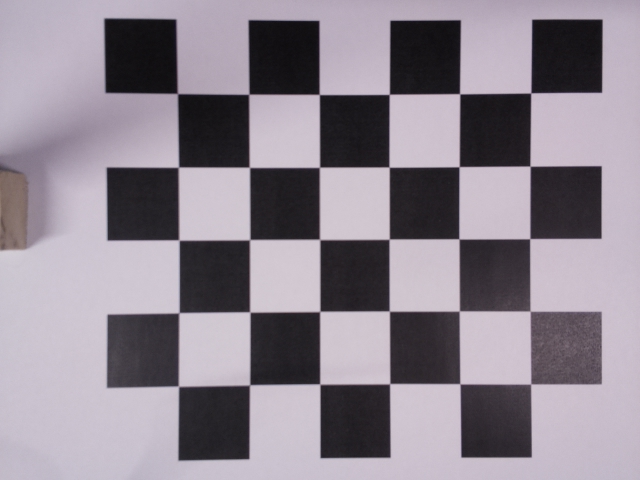
#> input picture ImagesTest/template.jpg, 640 x 480 px
$ python Image2Grid.py
#> lines starting #> are read from the running program, lines starting #| are printed output that depends on the picture; after the words box and inside, x2 and y2 are one past the last pixel; in counts of white or black regions, pixels touching at a corner belong together
import cv2


def get_corners(img):

    def tpl2sum(a, b):
        return tuple([int(a[0]*2-b[0]), int(a[1]*2-b[1])])

    #Inner Corners
    ret, corners = cv2.findChessboardCorners(img, (6, 5), None)
    corners = [tuple(i[0]) for i in corners]

    #Exterior Corners
    leftcorner = []
    rightcorner = []
    topcorner = []
    botcorner = []

    for i in range(5):
        leftcorner += [tpl2sum(corners[i*6], corners[i*6+1])]       # Add left corners
        rightcorner += [tpl2sum(corners[i*6+5], corners[i*6+4])]    # Add right corners
    for i in range(6):
        topcorner += [tpl2sum(corners[i], corners[i+6])]            # Add top corners
        botcorner += [tpl2sum(corners[24+i], corners[18+i])]        # Add bottom corners

    topcorner = [tpl2sum(leftcorner[0], leftcorner[1])] + topcorner + [tpl2sum(rightcorner[0], rightcorner[1])]     # TopLeft + TopRight Corners
    botcorner = [tpl2sum(leftcorner[4], leftcorner[3])] + botcorner + [tpl2sum(rightcorner[4], rightcorner[3])]     # BotLeft + BotRight Corners

    # Reordering
    finalcorner = topcorner
    for i in range(5):
        finalcorner += [leftcorner[i]] + corners[i*6:i*6+6] + [rightcorner[i]]
    finalcorner += botcorner

    return finalcorner


def get_centers(corners, size):
    centers = []
    for i in range(size[0]):
        for j in range(size[1]):
            tl = j * (size[0]+1) + i
            centerx = corners[tl][0] + corners[tl + 1][0] + corners[tl + size[0]+1][0] + corners[tl + size[0]+1 + 1][0]
            centery = corners[tl][1] + corners[tl + 1][1] + corners[tl + size[0]+1][1] + corners[tl + size[0]+1 + 1][1]
            centerx = int(centerx/4)
            centery = int(centery/4)
            centers += [(centerx, centery)]
    return centers


def get_grid(img, centers, size):
    hsv = cv2.cvtColor(img, cv2.COLOR_BGR2HSV)

    redmask = cv2.inRange(hsv, (0, 50, 50), (10, 255, 255))
    redmask += cv2.inRange(hsv, (170, 50, 50), (180, 255, 255))
    yellowmask = cv2.inRange(hsv, (20, 50, 50), (35, 255, 255))

    grid = [['E']*size[0] for i in range(size[1])]

    for e, c in enumerate(centers):
        c = (c[1], c[0])
        if redmask[c]:
            grid[e % size[1]][int(e/size[1])] = 'R'
        if yellowmask[c]:
            grid[e % size[1]][int(e / size[1])] = 'Y'

    return grid


def process_image(image_path, template_path):
#> called with image_path = 'ImagesTest/game5.jpg', template_path = 'ImagesTest/template.jpg'
    size = (7, 6)

    # Only once on the template
    corners = get_corners(cv2.imread(template_path))
#> in get_corners, `ret, corners = cv2.findChessboardCorners(img, (6, 5), None)`: ret = True; corners = 30 rows, first 8: [177.5, 93.58], [248.8, 94.3], [319.3, 94.47], [389.3, 94.34], [459.7, 93.77], [530.7, 92.97], [178.5, 167], [249.4, 167.3]
#> in get_corners, img is the input picture: shape (480, 640, 3); mean B, G, R 143.7, 133.4, 141.8
#> in get_corners, `corners = [tuple(i[0]) for i in corners]`: corners = 30 pairs, first value 177.5 to 530.7, second value 92.97 to 386.3
#> the loop in get_corners, `for i in range(5):` made 5 passes
#> (leftcorner, rightcorner) on passes 1 to 5: ([(106, 92)], [(601, 92)]), ([(106, 92), (107, 166)], [(601, 92), (600, 165)]), ([(106, 92), (107, 166), (108, 240)], [(601, 92), (600, 165), (600, 238)]), ([(106, 92), (107, 166), (108, 240), (108, 313)], [(601, 92), (600, 165), (600, 238), (600, 310)]), ([(106, 92), (107, 166), (108, 240), (108, 313), (107, 387)], [(601, 92), (600, 165), (600, 238), (600, 310), (601, 383)])
#> the loop in get_corners, `for i in range(6):` made 6 passes
#> (topcorner, botcorner) on passes 1 to 5: ([(176, 20)], [(177, 460)]), ([(176, 20), (248, 21)], [(177, 460), (249, 457)]), ([(176, 20), (248, 21), (319, 21)], [(177, 460), (249, 457), (319, 456)]), ([(176, 20), (248, 21), (319, 21), (389, 21)], [(177, 460), (249, 457), (319, 456), (389, 456)]), ([(176, 20), (248, 21), (319, 21), (389, 21), (460, 20)], [(177, 460), (249, 457), (319, 456), (389, 456), (460, 456)])
#> in get_corners, `topcorner = [tpl2sum(leftcorner[0], leftcorner[1])] + topcorner + [tpl..`: topcorner = [(105, 18), (176, 20), (248, 21), (319, 21), (389, 21), (460, 20), (531, 19), (602, 19)]
#> in get_corners, `botcorner = [tpl2sum(leftcorner[4], leftcorner[3])] + botcorner + [tpl..`: botcorner = [(106, 461), (177, 460), (249, 457), (319, 456), (389, 456), (460, 456), (531, 456), (602, 456)]
#> in get_corners, `finalcorner = topcorner`: finalcorner has the same summary as topcorner
#> after the loop in get_corners, `for i in range(5):`: finalcorner = 48 pairs, first value 105 to 602, second value 18 to 387
#> in get_corners, `finalcorner += botcorner`: finalcorner = 56 pairs, first value 105 to 602, second value 18 to 461
#> corners has the same summary as finalcorner in get_corners
    centers = get_centers(corners, size)
#> after the loop in get_centers, `for i in range(size[0]):`: centers = 42 pairs, first value 141 to 566, second value 55 to 423

    # Every turn
    grid = get_grid(cv2.imread(image_path), centers, size)
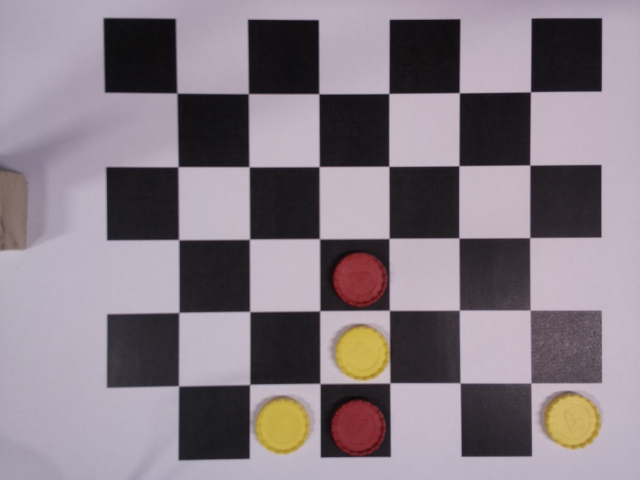
#> input picture ImagesTest/game5.jpg, 640 x 480 px
#> in get_grid, `hsv = cv2.cvtColor(img, cv2.COLOR_BGR2HSV)`: hsv: shape (480, 640, 3); mean H, S, V 140.1, 31.3, 137.3
#> in get_grid, img is the input picture: shape (480, 640, 3); mean B, G, R 132.8, 124.4, 134.8
#> in get_grid, `redmask = cv2.inRange(hsv, (0, 50, 50), (10, 255, 255))`:
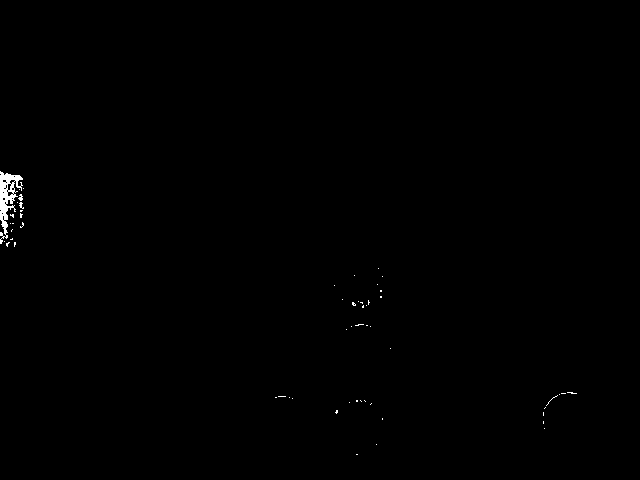
#> redmask: shape (480, 640); 0.3% white; 58 white regions (56 under 20 px), largest, box (x1, y1, x2, y2) and area: (0, 171, 23, 244) 666, (18, 194, 23, 201) 21
#> in get_grid, `redmask += cv2.inRange(hsv, (170, 50, 50), (180, 255, 255))`:
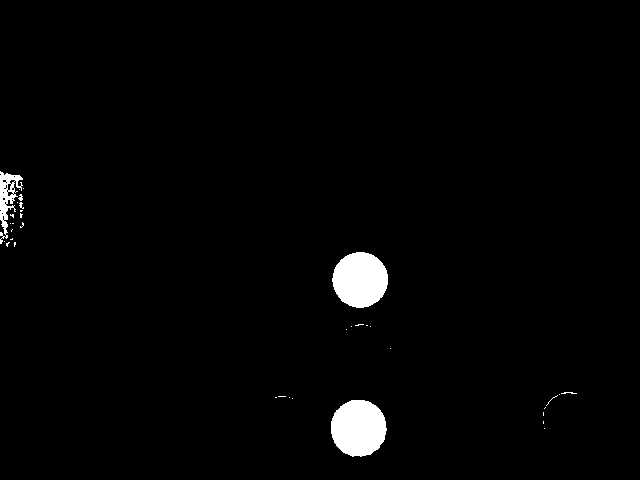
#> redmask: shape (480, 640); 1.9% white; 36 white regions (31 under 20 px), largest, box (x1, y1, x2, y2) and area: (331, 400, 387, 457) 2504, (332, 252, 388, 308) 2428, (0, 171, 23, 244) 666, (18, 194, 23, 201) 21, (561, 392, 577, 394) 20
#> in get_grid, `yellowmask = cv2.inRange(hsv, (20, 50, 50), (35, 255, 255))`:
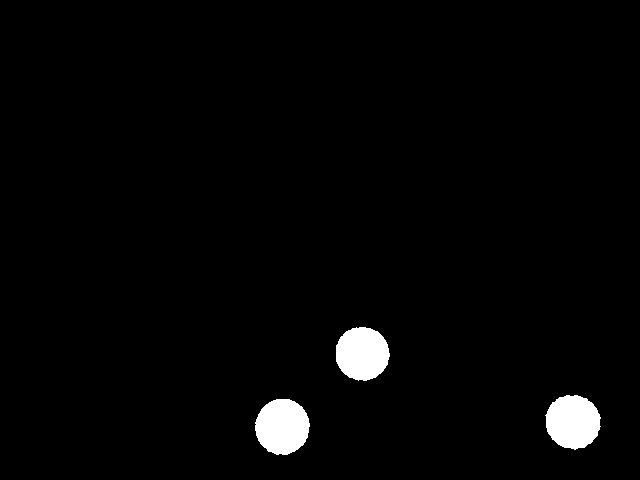
#> yellowmask: shape (480, 640); 2.3% white; 3 white regions, box (x1, y1, x2, y2) and area: (255, 399, 310, 455) 2394, (545, 395, 601, 450) 2338, (336, 327, 390, 381) 2279
#> the loop in get_grid, `for e, c in enumerate(centers):` made 42 passes
#> c on passes 1 to 12: (55, 141), (129, 142), (203, 143), (276, 143), (349, 143), (423, 142), (57, 212), (130, 213), (203, 214), (276, 214), (348, 214), (422, 213)
#> after the loop in get_grid, `for e, c in enumerate(centers):`: grid = [['E', 'E', 'E', 'E', 'E', 'E', 'E'], ['E', 'E', 'E', 'E', 'E', 'E', 'E'], ['E', 'E', 'E', 'E', 'E', 'E', 'E'], ['E', 'E', 'E', 'R', 'E', 'E', 'E'], ['E', 'E', 'E', 'Y', 'E', 'E', 'E'], ['E', 'E', 'Y', 'R', 'E', 'E', 'Y']]

    return grid


# Visual confirmation Points
def process_image_visual(image_path, template_path):
    size = (7, 6)

    # Only once on the template
    corners = get_corners(cv2.imread(template_path))
    centers = get_centers(corners, size)

    # Every turn
    grid = get_grid(cv2.imread(image_path), centers, size)

    out = cv2.imread(image_path)
    for i in corners:
        cv2.circle(out, i, 2, (0, 0, 255), 7)

    for i in centers:
        cv2.circle(out, i, 2, (0, 255, 0), 7)

    cv2.imshow("Result", out)
    cv2.waitKey(0)
    cv2.destroyAllWindows()

    return grid


if __name__ == "__main__":
    img = "ImagesTest/game5.jpg"
    template = "ImagesTest/template.jpg"
    grid = process_image(img, template)

    print(grid)
#> (printed output is left out)
